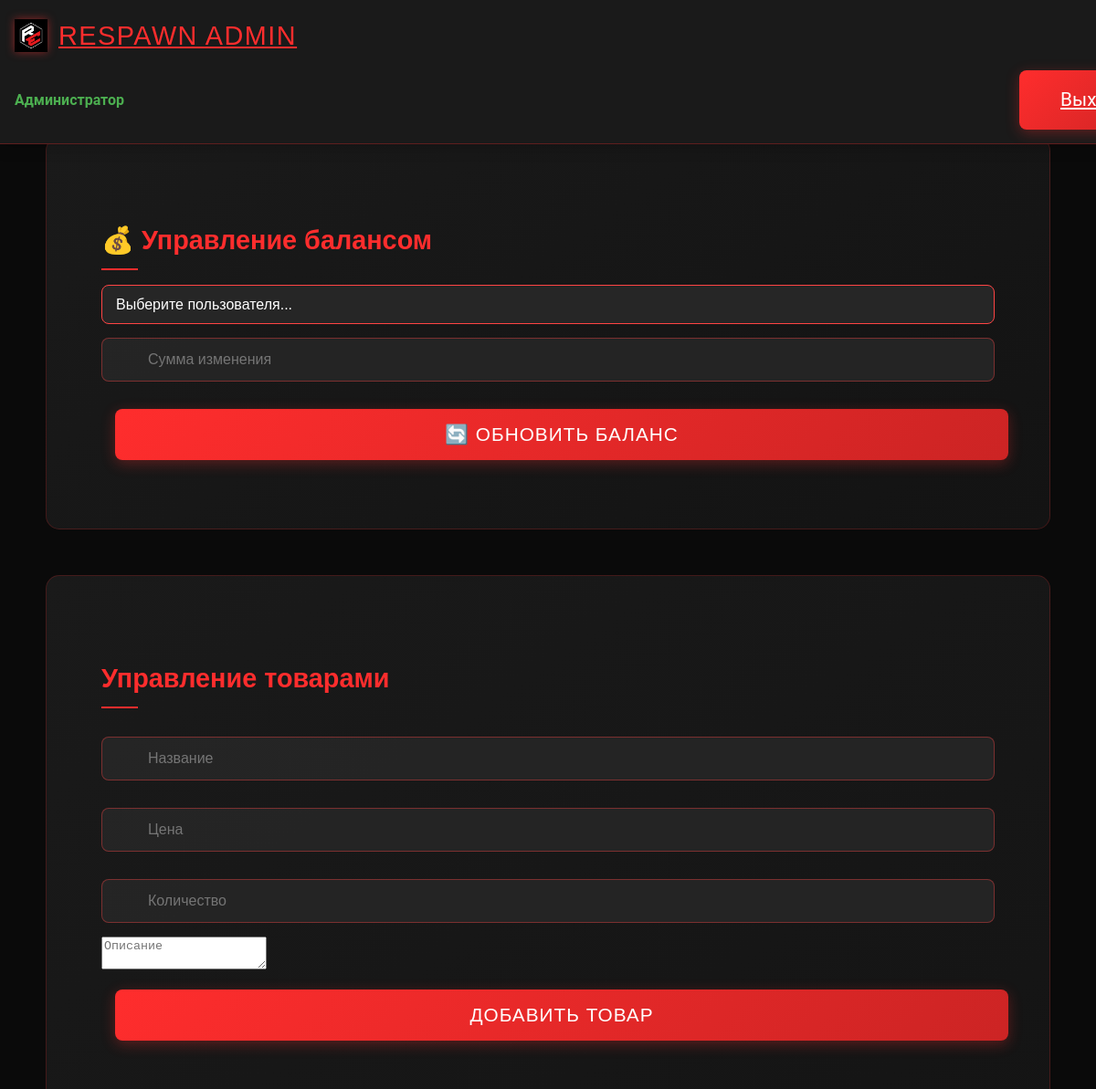
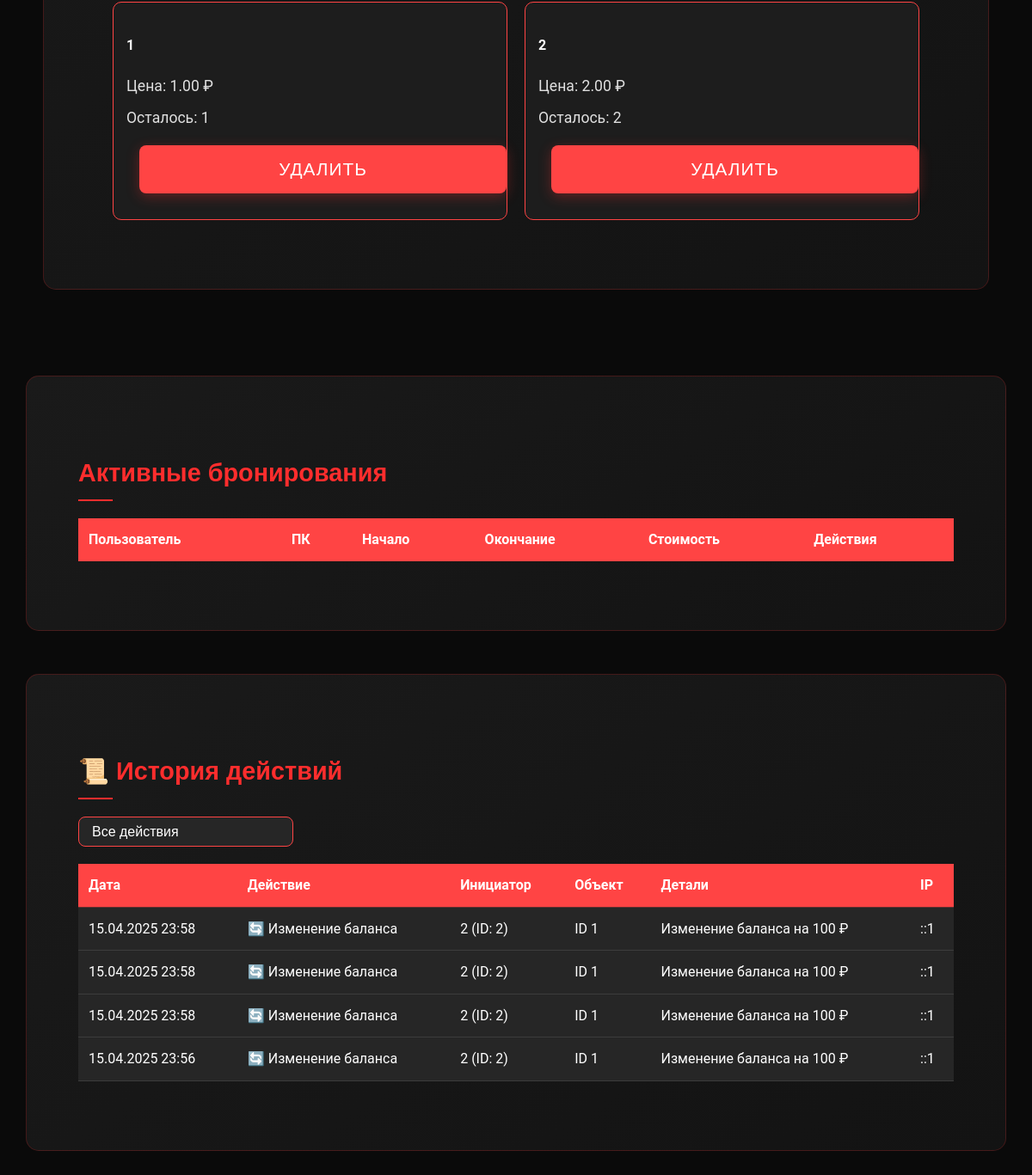
/admin_dashboard.php (signed in), run on the app's committed database (2 pictures, top to bottom).
### tables this page shows
CREATE TABLE `products` (
  `id` int(11) NOT NULL,
  `name` varchar(255) NOT NULL,
  `price` decimal(10,2) NOT NULL,
  `quantity` int(11) NOT NULL,
  `description` varchar(128) NOT NULL,
  `image` varchar(255) DEFAULT NULL
);

CREATE TABLE `logs` (
  `id` int(11) NOT NULL,
  `action_type` varchar(50) NOT NULL,
  `user_id` int(11) NOT NULL,
  `target_id` int(11) DEFAULT NULL,
  `details` text DEFAULT NULL,
  `created_at` datetime DEFAULT current_timestamp(),
  `ip_address` varchar(45) DEFAULT NULL
);

CREATE TABLE `users` (
  `id` int(11) NOT NULL,
  `username` varchar(50) NOT NULL,
  `password` varchar(255) NOT NULL,
  `role` enum('user','admin') DEFAULT 'user',
  `balance` decimal(10,2) NOT NULL DEFAULT 0.00
);

### admin_dashboard.php (the view, shortened to what this page needs)
<?php
require 'includes/functions.php';
try {
    $products = $pdo->query("SELECT * FROM products")->fetchAll(PDO::FETCH_ASSOC);
} catch (PDOException $e) {
    die("Ошибка получения данных: " . $e->getMessage());
}
?>
<!DOCTYPE html>
<html lang="ru">
<head>
    <link rel="stylesheet" href="css/style.css">
    <link rel="stylesheet" href="css/auth.css">
</head>
<body>
<nav class="navbar">
    <a class="navbar-brand" href="index.php">
        <img src="image/logo.jpg" alt="Logo">RESPAWN ADMIN
    </a>
    <div class="user-block">
        <div class="user-info">
            <span class="balance">Администратор</span>
        </div>
        <a href="logout.php" class="cta-button logout-btn">Выход</a>
    </div>
</nav>
    <div class="container">
 <div class="pc-card">
    <h3>💰 Управление балансом</h3>
    <form method="POST" class="admin-form">
        <div class="custom-select">
            <select name="user_id" required class="styled-select">
                <option value="" disabled selected>Выберите пользователя...</option>
            </select>
        </div>
        <div class="amount-input">
            <input type="number" step="0.01" name="amount"
                   placeholder="Сумма изменения" required class="styled-input">
        </div>
        <button type="submit" name="update_balance" class="cta-button balance-btn">
            <span class="icon">🔄</span> Обновить баланс
        </button>
    </form>
</div>
        <div class="pc-card">
            <h3>Управление товарами</h3>
            <form method="POST">
                <input type="text" name="name" placeholder="Название" required>
                <input type="number" step="0.01" name="price" placeholder="Цена" required>
                <input type="number" name="quantity" placeholder="Количество" required>
                <textarea
                    name="description"
                    placeholder="Описание"
                    class="product-description"
                    ></textarea>
                <button type="submit" name="add_product" class="cta-button">Добавить товар</button>
            </form>
            <div class="products-grid">
            <?php foreach ($products as $product): ?>
                <div class="product-card">
                    <h4><?= htmlspecialchars($product['name']) ?></h4>
                    <p>Цена: <?= $product['price'] ?> ₽</p>
                    <p>Осталось: <?= $product['quantity'] ?></p>
                    <form method="POST">
                        <button type="submit" name="delete_product" class="cta-button delete-btn">Удалить</button>
                    </form>
                </div>
            <?php endforeach; ?>
        </div>
    </div>
        </div>
        <div class="pc-card">
            <h3>Активные бронирования</h3>
            <table class="booking-table">
                <thead>
                    <tr>
                        <th>Пользователь</th>
                        <th>ПК</th>
                        <th>Начало</th>
                        <th>Окончание</th>
                        <th>Стоимость</th>
                        <th>Действия</th>
                    </tr>
                </thead>
            </table>
        </div>
        <div class="pc-card">
    <h3>📜 История действий</h3>
    <div class="log-filters">
        <select id="logTypeFilter" class="styled-select">
            <option value="">Все действия</option>
        </select>
    </div>
    <table class="booking-table">
        <thead>
            <tr>
                <th>Дата</th>
                <th>Действие</th>
                <th>Инициатор</th>
                <th>Объект</th>
                <th>Детали</th>
                <th>IP</th>
            </tr>
        </thead>
        <tbody>
            <?php
            $logs = $pdo->query("
                SELECT l.*, u.username
                FROM logs l
                LEFT JOIN users u ON l.user_id = u.id
                ORDER BY l.created_at DESC
                LIMIT 100
            ")->fetchAll();
            foreach ($logs as $log):
            ?>
            <tr>
                <td><?= date('d.m.Y H:i', strtotime($log['created_at'])) ?></td>
                <td><?= matchActionType($log['action_type']) ?></td>
                <td><?= $log['username'] ?> (ID: <?= $log['user_id'] ?>)</td>
                <td>ID <?= $log['target_id'] ?></td>
                <td><?= htmlspecialchars($log['details']) ?></td>
                <td><?= $log['ip_address'] ?></td>
            </tr>
            <?php endforeach; ?>
        </tbody>
    </table>
</div>
<?php
function matchActionType($type) {
    return match($type) {
        'balance_update' => '🔄 Изменение баланса',
        'product_add' => '➕ Добавление товара',
        'product_delete' => '❌ Удаление товара',
        default => $type
    };
}
?>
</body>
</html>

### css/style.css (style rules this page uses)
body { background-color: #0a0a0a; color: #ffffff; font-family: 'Roboto', sans-serif; margin: 0; padding: 0; line-height: 1.6; }
.navbar { background: linear-gradient(145deg, #1a1a1a, #0d0d0d); border-bottom: 1px solid rgba(255, 40, 40, 0.3); padding: 12px 30px; box-shadow: 0 4px 15px rgba(0, 0, 0, 0.2); position: fixed; width: 100%; top: 0; z-index: 1000; }
.navbar-brand { font-family: 'Orbitron', sans-serif; color: #ff2d2d !important; font-size: 1.8rem; letter-spacing: 1.5px; display: flex; align-items: center; transition: all 0.3s ease; }
.navbar-brand img { width: 36px; margin-right: 12px; filter: drop-shadow(0 0 5px rgba(255, 45, 45, 0.5)); }
.log-filters { margin: 20px 0; display: flex; gap: 15px; }
.log-filters select { width: 250px; background: rgba(40, 40, 40, 0.9); border: 1px solid #ff4444; color: #fff; padding: 8px 15px; border-radius: 8px; }
.cta-button { padding: 16px 45px; font-size: 1.3rem; border: none; background: linear-gradient(135deg, #ff2d2d, #cc2424); color: white; border-radius: 8px; transition: all 0.3s cubic-bezier(0.25, 0.46, 0.45, 0.94); cursor: pointer; margin: 15px; box-shadow: 0 4px 15px rgba(255, 45, 45, 0.3); }
.pc-card { background: linear-gradient(145deg, #1a1a1a, #131313); border-radius: 15px; padding: 25px; margin: 20px 0; transition: all 0.3s ease; border: 1px solid rgba(255, 45, 45, 0.2); position: relative; overflow: hidden; }
.pc-card h3 { font-family: 'Orbitron', sans-serif; color: #ff2d2d; font-size: 1.8rem; margin-bottom: 1rem; position: relative; padding-bottom: 10px; }
.pc-card h3::after { content: ''; position: absolute; bottom: 0; left: 0; width: 40px; height: 2px; background: #ff2d2d; }
.pc-card p { color: #e0e0e0; font-size: 1.1rem; margin: 8px 0; }
.booking-table { width: 100%; border-collapse: collapse; margin: 20px 0; }
.booking-table th, .booking-table td { padding: 12px; text-align: left; border-bottom: 1px solid rgba(255, 68, 68, 0.3); }
.products-grid { display: grid; grid-template-columns: repeat(auto-fill, minmax(250px, 1fr)); gap: 20px; margin-top: 20px; }
.product-card { background: rgba(15, 15, 15, 0.9); padding: 15px; border-radius: 10px; border: 1px solid #ff4444; }
.user-info { display: flex; align-items: center; gap: 15px; }
.balance { color: #00ff00; font-weight: bold; }
.logout-btn { order: -1; margin-right: auto; }
.navbar { background: #1a1a1a; padding: 1rem; position: fixed; width: 100%; top: 0; z-index: 1000; }
.user-info { display: flex; gap: 1rem; align-items: center; }
.balance { color: #4CAF50; font-weight: bold; }
.logout-btn { margin-right: auto; order: -1; }
.booking-table { width: 100%; border-collapse: collapse; margin: 20px 0; background: rgba(40, 40, 40, 0.9); }
.booking-table th { background: #ff4444; padding: 15px; text-align: left; }
.booking-table td { padding: 12px; border-bottom: 1px solid rgba(255, 255, 255, 0.1); }
.products-grid { display: grid; grid-template-columns: repeat(auto-fit, minmax(250px, 1fr)); gap: 20px; padding: 20px; }
.product-card { background: rgba(30, 30, 30, 0.9); border-radius: 10px; padding: 15px; transition: transform 0.3s; }

### css/auth.css (style rules this page uses)
body { background-color: #0a0a0a; color: #ffffff; font-family: 'Roboto', sans-serif; margin: 0; padding: 0; line-height: 1.6; min-height: 100vh; }
form input { width: 100%; padding: 14px 20px 14px 50px; margin: 15px 0; border: 1px solid rgba(255, 68, 68, 0.4); border-radius: 8px; font-size: 1rem; background: rgba(40, 40, 40, 0.8); color: #fff; transition: all 0.3s ease; box-sizing: border-box; }
form button { width: 100%; padding: 15px; margin-top: 20px; background: linear-gradient(135deg, #ff2d2d, #cc2424); color: white; border: none; border-radius: 8px; font-size: 1.1rem; cursor: pointer; transition: all 0.3s cubic-bezier(0.4, 0, 0.2, 1); font-family: 'Orbitron', sans-serif; text-transform: uppercase; letter-spacing: 1px; }

### data on the page
products: name "1", price "1.00", quantity "1"
products: name "2", price "2.00", quantity "2"
logs: created_at "15.04.2025 23:58", action_type "🔄 Изменение баланса", user.username "2", user "2", target "1", details "Изменение баланса на 100 ₽", ip_address "::1"
logs: created_at "15.04.2025 23:58", action_type "🔄 Изменение баланса", user.username "2", user "2", target "1", details "Изменение баланса на 100 ₽", ip_address "::1"
logs: created_at "15.04.2025 23:58", action_type "🔄 Изменение баланса", user.username "2", user "2", target "1", details "Изменение баланса на 100 ₽", ip_address "::1"
logs: created_at "15.04.2025 23:56", action_type "🔄 Изменение баланса", user.username "2", user "2", target "1", details "Изменение баланса на 100 ₽", ip_address "::1"
